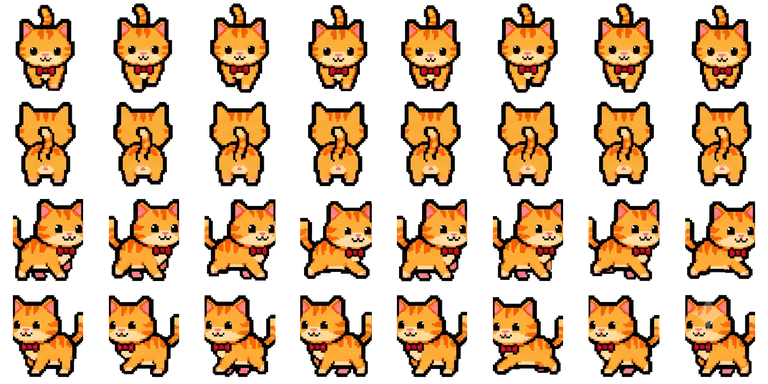
#> input picture assets/assets/images/crazyarcade/character.png, 768 x 384 px
$ python prepare_sheet.py ../../assets/assets/images/crazyarcade/character.png out.png
#> lines starting #> are read from the running program, lines starting #| are printed output that depends on the picture; after the words box and inside, x2 and y2 are one past the last pixel; in counts of white or black regions, pixels touching at a corner belong together
"""쇼케이스용 캐릭터 시트를 게임에서 쓸 수 있는 스프라이트 시트로 정리한다.

이런 시트는 보통 그대로 쓸 수 없다.
- 위쪽에 제목 띠가 있고, 각 줄 가운데에 설명 글자가 프레임 사이에 끼어 있다.
- 배경이 투명이 아니라 모눈종이라 캐릭터 뒤에 사각형이 그대로 보인다.
- 원본 해상도가 과해 웹 번들이 수 MB씩 커진다.

이 스크립트는 프레임 위치를 찾아 배경을 투명하게 만들고 균일한 격자로 다시 깐다.

사용법:
    python tools/sprites/prepare_sheet.py <입력.png> <출력.png> [--cell 96]
"""

import argparse
import sys
from collections import deque

try:
    from PIL import Image
    import numpy as np
except ImportError:
    sys.exit("Pillow와 numpy가 필요합니다: pip install pillow numpy")

# 배경(흰 바탕)과 캐릭터를 가르는 밝기 기준
BACKGROUND_MIN_CHANNEL = 165

# 모눈선은 옅은 파랑이라 흰 바탕보다 어둡다. 캐릭터는 따뜻한 색이라
# 파랑이 빨강보다 크지 않으므로, 이 조건으로 선만 골라낼 수 있다.
GRID_LINE_MIN_CHANNEL = 140
GRID_LINE_BLUE_BIAS = 12

COLUMNS = 8
ROWS = 4

# 캐릭터로 인정할 최소 세로 길이 (줄 높이 대비 비율).
# 줄 가운데 설명 글자는 캐릭터보다 훨씬 납작해서 이 기준으로 걸러진다.
MIN_FRAME_HEIGHT_RATIO = 0.4


def find_bands(values, threshold, min_length):
    """값이 threshold를 넘는 구간들을 찾는다."""
    bands, start = [], None
    for i, value in enumerate(values):
        if value > threshold and start is None:
            start = i
        elif value <= threshold and start is not None:
            bands.append((start, i - 1))
            start = None
    if start is not None:
        bands.append((start, len(values) - 1))
    return [b for b in bands if b[1] - b[0] > min_length]


def is_background(pixel):
    r, g, b = int(pixel[0]), int(pixel[1]), int(pixel[2])
    if min(r, g, b) > BACKGROUND_MIN_CHANNEL:
        return True
    return b > r + GRID_LINE_BLUE_BIAS and min(r, g, b) > GRID_LINE_MIN_CHANNEL


def background_mask(rgb):
    """이미지 전체에 대한 배경 판정 (밴드 검출용)."""
    r, g, b = rgb[:, :, 0], rgb[:, :, 1], rgb[:, :, 2]
    lowest = rgb.min(axis=2)
    return (lowest > BACKGROUND_MIN_CHANNEL) | (
        (b > r + GRID_LINE_BLUE_BIAS) & (lowest > GRID_LINE_MIN_CHANNEL)
    )


def clear_background(crop):
    """테두리에서 이어진 배경만 투명하게 만든다.

    캐릭터는 검은 외곽선으로 둘러싸여 있으므로, 밝은 배가 있어도
    바깥에서 흘러든 채우기가 외곽선에서 멈춰 내부는 보존된다.
    """
    height, width = crop.shape[:2]
    visited = np.zeros((height, width), bool)
    queue = deque()

    for x in range(width):
        for y in (0, height - 1):
            if not visited[y, x] and is_background(crop[y, x]):
                visited[y, x] = True
                queue.append((y, x))
    for y in range(height):
        for x in (0, width - 1):
            if not visited[y, x] and is_background(crop[y, x]):
                visited[y, x] = True
                queue.append((y, x))

    while queue:
        y, x = queue.popleft()
        for dy, dx in ((1, 0), (-1, 0), (0, 1), (0, -1)):
            ny, nx = y + dy, x + dx
            if 0 <= ny < height and 0 <= nx < width:
                if not visited[ny, nx] and is_background(crop[ny, nx]):
                    visited[ny, nx] = True
                    queue.append((ny, nx))

    crop[visited, 3] = 0
    return crop


def find_frame_columns(content, title_height, height):
    """캐릭터가 서 있는 열만 찾는다.

    줄 가운데의 설명 글자도 어두운 픽셀이라 밝기만으로는 캐릭터와 구분되지 않는다.
    대신 세로로 얼마나 긴지를 본다. 글자는 납작하고 캐릭터는 줄 높이를 거의 채운다.
    """
    row_height = (height - title_height) / ROWS
    is_frame_column = np.zeros(content.shape[1], bool)

    for row in range(ROWS):
        y0 = int(title_height + row * row_height)
        y1 = int(title_height + (row + 1) * row_height)
        block = content[y0:y1]
        for x in range(content.shape[1]):
            filled = np.where(block[:, x])[0]
            if filled.size == 0:
                continue
            extent = filled[-1] - filled[0]
            if extent >= MIN_FRAME_HEIGHT_RATIO * (y1 - y0):
                is_frame_column[x] = True

    return find_bands(is_frame_column.astype(int), 0, 15)


def prepare(source_path, output_path, cell_size, title_height):
    image = Image.open(source_path).convert("RGBA")

    rgb = np.asarray(image.convert("RGB")).astype(int)
    content = ~background_mask(rgb)
    content[:title_height, :] = False

    columns = find_frame_columns(content, title_height, image.height)
    if len(columns) != COLUMNS:
        sys.exit(f"열을 {COLUMNS}개 찾지 못했습니다 (찾은 수: {len(columns)}). "
                 f"--title 값을 조정해 보세요.")

    # 캐릭터가 있는 열 바깥은 제목이든 설명 글자든 전부 지운다.
    # 마스크에서만 빼면 잘라낼 때 글자가 그대로 딸려 들어온다.
    pixels = np.array(image)
    pixels[:title_height, :] = (255, 255, 255, 255)
    keep = np.zeros(image.width, bool)
    for c0, c1 in columns:
        keep[c0:c1 + 1] = True
    pixels[:, ~keep] = (255, 255, 255, 255)
    image = Image.fromarray(pixels)

    # 줄은 서로 붙어 검출되는 일이 잦아, 스프라이트 영역을 균등하게 나눈다.
    top, bottom = title_height, image.height
    row_height = (bottom - top) / ROWS

    frames = []
    for row in range(ROWS):
        y0, y1 = int(top + row * row_height), int(top + (row + 1) * row_height)
        for c0, c1 in columns:
            cell = content[y0:y1, c0:c1 + 1]
            rows_with_content = np.where(cell.any(axis=1))[0]
            if rows_with_content.size == 0:
                sys.exit(f"({row}, {c0}) 칸에서 그림을 찾지 못했습니다.")
            pad = 10
            fy0 = max(y0, y0 + rows_with_content[0] - pad)
            fy1 = min(y1, y0 + rows_with_content[-1] + pad)
            fx0, fx1 = max(0, c0 - pad), min(image.width, c1 + pad)
            crop = np.array(image.crop((fx0, fy0, fx1, fy1)))
            frames.append(Image.fromarray(clear_background(crop)))

    source_cell = max(max(f.size) for f in frames)
    sheet = Image.new("RGBA", (cell_size * COLUMNS, cell_size * ROWS), (0, 0, 0, 0))
    for index, frame in enumerate(frames):
        canvas = Image.new("RGBA", (source_cell, source_cell), (0, 0, 0, 0))
        canvas.paste(frame, ((source_cell - frame.width) // 2,
                             (source_cell - frame.height) // 2))
        canvas = canvas.resize((cell_size, cell_size), Image.LANCZOS)
        sheet.paste(canvas, ((index % COLUMNS) * cell_size,
                             (index // COLUMNS) * cell_size))

    sheet.save(output_path, optimize=True)
    print(f"{output_path}: {sheet.size[0]}x{sheet.size[1]} "
          f"({COLUMNS}칸 x {ROWS}줄), 원본 프레임 {source_cell}px")


def main():
    parser = argparse.ArgumentParser(description=__doc__)
    parser.add_argument("source")
    parser.add_argument("output")
    parser.add_argument("--cell", type=int, default=96, help="출력 프레임 한 변 (기본 96)")
    parser.add_argument("--title", type=int, default=290, help="제목 띠 높이")
    args = parser.parse_args()
    prepare(args.source, args.output, args.cell, args.title)
#> in prepare, image is the input picture: PIL image 768x384 RGBA; mean R, G, B, A 74.8, 50.1, 23.4, 109.8
#> in prepare, `rgb = np.asarray(image.convert("RGB")).astype(int)`:
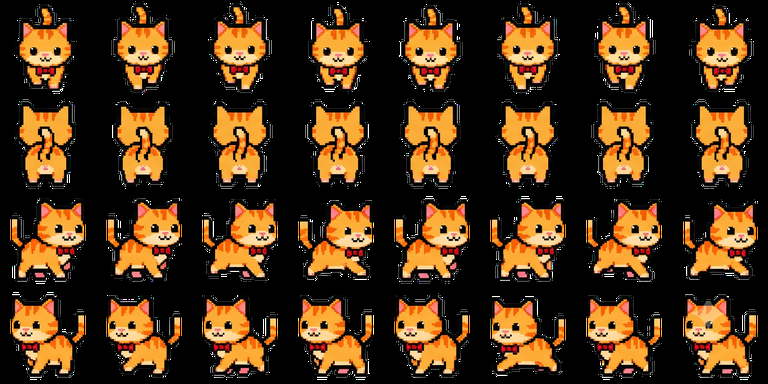
#> rgb: shape (384, 768, 3) int64; mean R, G, B 74.8, 50.1, 23.4
#> in background_mask, `r, g, b = rgb[:, :, 0], rgb[:, :, 1], rgb[:, :, 2]`:
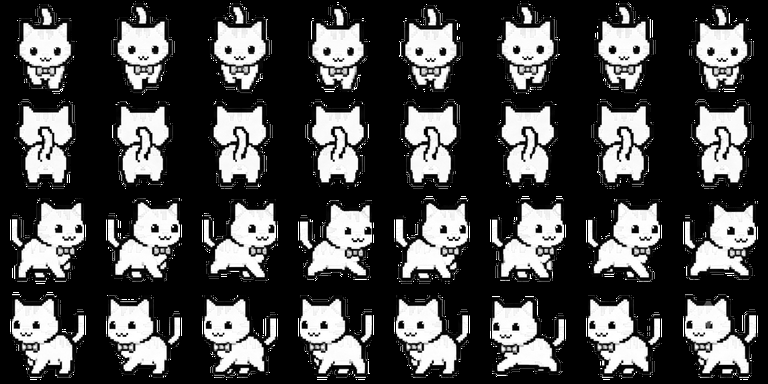
#> r: shape (384, 768) int64; min 0, max 255, mean 74.8
#> in background_mask, `r, g, b = rgb[:, :, 0], rgb[:, :, 1], rgb[:, :, 2]`:
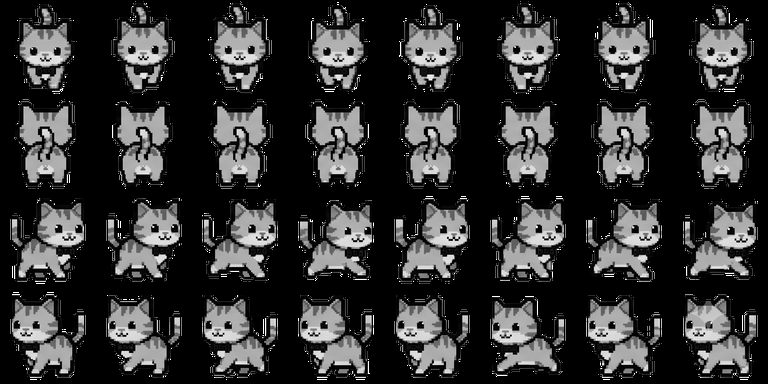
#> g: shape (384, 768) int64; min 0, max 255, mean 50.1
#> in background_mask, `r, g, b = rgb[:, :, 0], rgb[:, :, 1], rgb[:, :, 2]`:
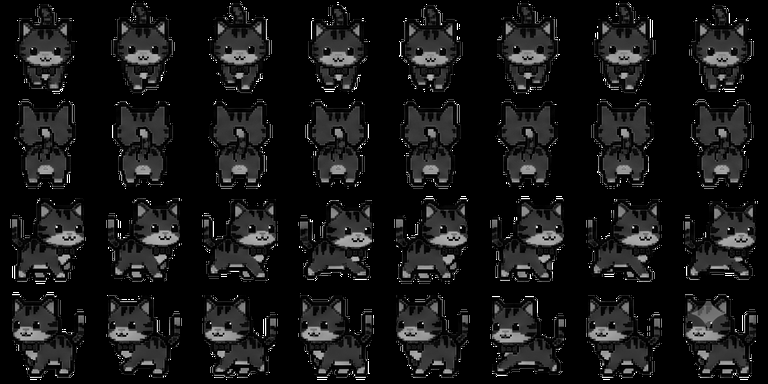
#> b: shape (384, 768) int64; min 0, max 255, mean 23.4
#> in background_mask, `return (lowest > BACKGROUND_MIN_CHANNEL) | ( (b > r + GRID_LINE_BLUE_B..`:
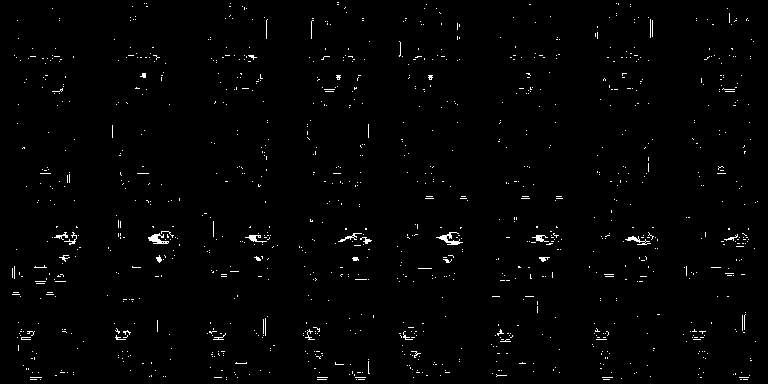
#> returned value: shape (384, 768) bool; 1.3% white in thin lines or dots
#> in prepare, `content = ~background_mask(rgb)`: content: shape (384, 768) bool; 98.7% white; black in thin lines or dots
#> in prepare, `content[:title_height, :] = False`:
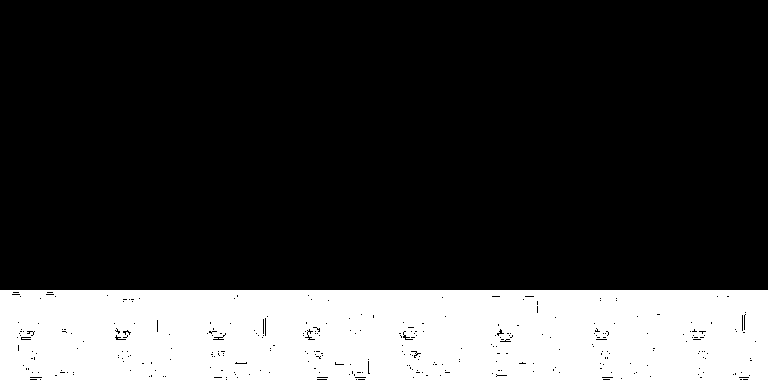
#> content: shape (384, 768) bool; 24.1% white; 1 white region, box (x1, y1, x2, y2) and area: (0, 290, 768, 384) 71208
#> the loop in find_bands, `for i, value in enumerate(values):` made 768 passes
#> start on pass 1: 0
#> after the loop in find_bands, `for i, value in enumerate(values):`: bands = []; start = 0
#> in prepare, `columns = find_frame_columns(content, title_height, image.height)`: columns = [(0, 767)]


if __name__ == "__main__":
#> (the run stopped early here; a loop or call above may not have finished)
